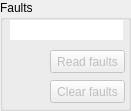
   <widget class="QGroupBox" name="groupBox_24">
    <property name="geometry">
     <rect>
      <x>210</x>
      <y>120</y>
      <width>131</width>
      <height>111</height>
     </rect>
    </property>
    <property name="title">
     <string>Faults</string>
    </property>
    <widget class="QPushButton" name="read_faults">
     <property name="enabled">
      <bool>false</bool>
     </property>
     <property name="geometry">
      <rect>
       <x>50</x>
       <y>50</y>
       <width>75</width>
       <height>23</height>
      </rect>
     </property>
     <property name="text">
      <string>Read faults</string>
     </property>
     <property name="flat">
      <bool>false</bool>
     </property>
    </widget>
    <widget class="QPushButton" name="clear_faults">
     <property name="enabled">
      <bool>false</bool>
     </property>
     <property name="geometry">
      <rect>
       <x>50</x>
       <y>80</y>
       <width>75</width>
       <height>23</height>
      </rect>
     </property>
     <property name="text">
      <string>Clear faults</string>
     </property>
    </widget>
    <widget class="QLineEdit" name="fault_row">
     <property name="geometry">
      <rect>
       <x>10</x>
       <y>20</y>
       <width>113</width>
       <height>20</height>
      </rect>
     </property>
     <property name="frame">
      <bool>false</bool>
     </property>
     <property name="alignment">
      <set>Qt::AlignCenter</set>
     </property>
     <property name="readOnly">
      <bool>true</bool>
     </property>
    </widget>
   </widget>
